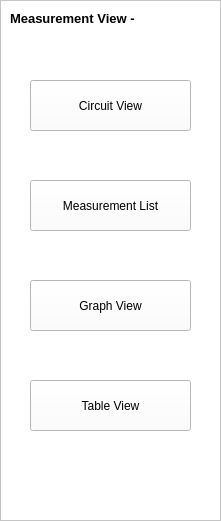
     <widget class="QFrame" name="frame">
      <property name="geometry">
       <rect>
        <x>80</x>
        <y>150</y>
        <width>221</width>
        <height>521</height>
       </rect>
      </property>
      <property name="styleSheet">
       <string notr="true">background-color: rgb(255, 255, 255);</string>
      </property>
      <property name="frameShape">
       <enum>QFrame::Shape::StyledPanel</enum>
      </property>
      <property name="frameShadow">
       <enum>QFrame::Shadow::Raised</enum>
      </property>
      <widget class="QLabel" name="MeasView">
       <property name="geometry">
        <rect>
         <x>10</x>
         <y>10</y>
         <width>161</width>
         <height>16</height>
        </rect>
       </property>
       <property name="font">
        <font>
         <pointsize>10</pointsize>
         <bold>true</bold>
        </font>
       </property>
       <property name="text">
        <string>Measurement View - </string>
       </property>
      </widget>
      <widget class="QPushButton" name="CircuitView">
       <property name="geometry">
        <rect>
         <x>30</x>
         <y>80</y>
         <width>161</width>
         <height>51</height>
        </rect>
       </property>
       <property name="toolTip">
        <string>&lt;html&gt;&lt;head/&gt;&lt;body&gt;&lt;p&gt;&lt;span style=&quot; font-weight:400;&quot;&gt;This button will display the circuit image that is connected to the chosen laboratory file.&lt;/span&gt;&lt;/p&gt;&lt;/body&gt;&lt;/html&gt;</string>
       </property>
       <property name="text">
        <string>Circuit View</string>
       </property>
      </widget>
      <widget class="QPushButton" name="MeasListView">
       <property name="geometry">
        <rect>
         <x>30</x>
         <y>180</y>
         <width>161</width>
         <height>51</height>
        </rect>
       </property>
       <property name="toolTip">
        <string>&lt;html&gt;&lt;head/&gt;&lt;body&gt;&lt;p&gt;&lt;span style=&quot; font-weight:400;&quot;&gt;This button will display a list of all present values being measued on the physical DACI&lt;/span&gt;&lt;/p&gt;&lt;/body&gt;&lt;/html&gt;</string>
       </property>
       <property name="text">
        <string>Measurement List</string>
       </property>
      </widget>
      <widget class="QPushButton" name="GraphView">
       <property name="geometry">
        <rect>
         <x>30</x>
         <y>280</y>
         <width>161</width>
         <height>51</height>
        </rect>
       </property>
       <property name="toolTip">
        <string>&lt;html&gt;&lt;head/&gt;&lt;body&gt;&lt;p&gt;&lt;span style=&quot; font-weight:400;&quot;&gt;This button will display a graphical view of the saved voltage values vs the saved current values. &lt;/span&gt;&lt;/p&gt;&lt;/body&gt;&lt;/html&gt;</string>
       </property>
       <property name="text">
        <string>Graph View</string>
       </property>
      </widget>
      <widget class="QPushButton" name="TableView">
       <property name="geometry">
        <rect>
         <x>30</x>
         <y>380</y>
         <width>161</width>
         <height>51</height>
        </rect>
       </property>
       <property name="toolTip">
        <string>&lt;html&gt;&lt;head/&gt;&lt;body&gt;&lt;p&gt;&lt;span style=&quot; font-weight:400;&quot;&gt;This button will display the saved voltage and current values in a table format.&lt;/span&gt;&lt;/p&gt;&lt;/body&gt;&lt;/html&gt;</string>
       </property>
       <property name="text">
        <string>Table View</string>
       </property>
      </widget>
     </widget>
